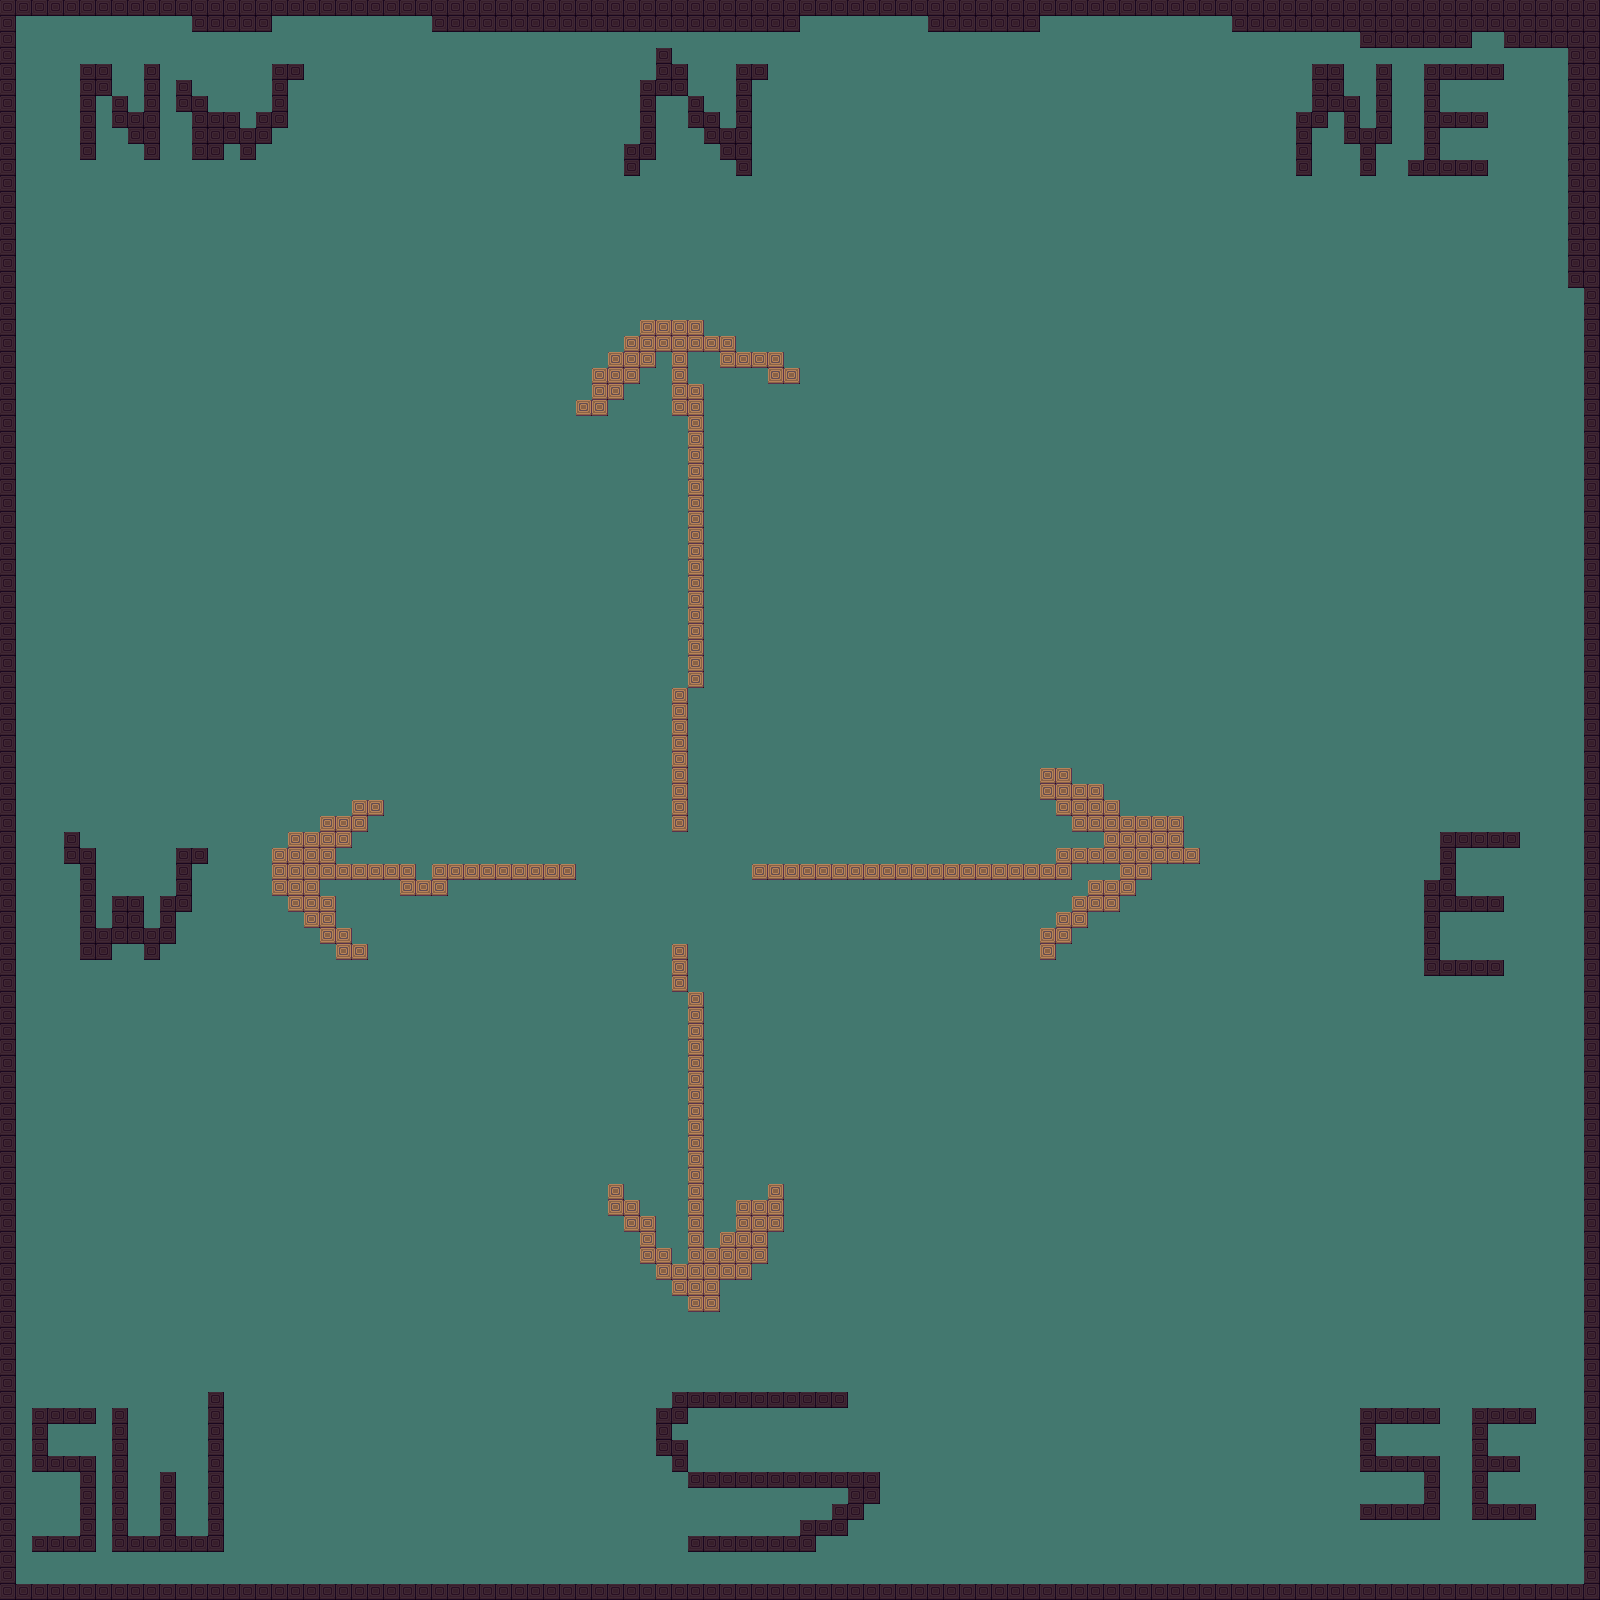

Rendered tile map (Tiled .tmx) drawn with the repository's tilesets; below, a short description and the map source with its tile grids summarised:
An orthogonal 100x100 tile map with 16x16 px tiles, 1 tile layer (Tile Layer 1).

<map version="1.0" orientation="orthogonal" width="100" height="100" tilewidth="16" tileheight="16">
 <tileset firstgid="1" name="platformer_tiles" tilewidth="16" tileheight="16">
  <image source="../tiles/platformer_tiles.png" width="304" height="96" />
 </tileset>
 <layer name="Tile Layer 1" width="100" height="100">
  <data>[10000 cells, 10000 non-empty, 3 distinct tile ids]</data>
 </layer>
</map>
